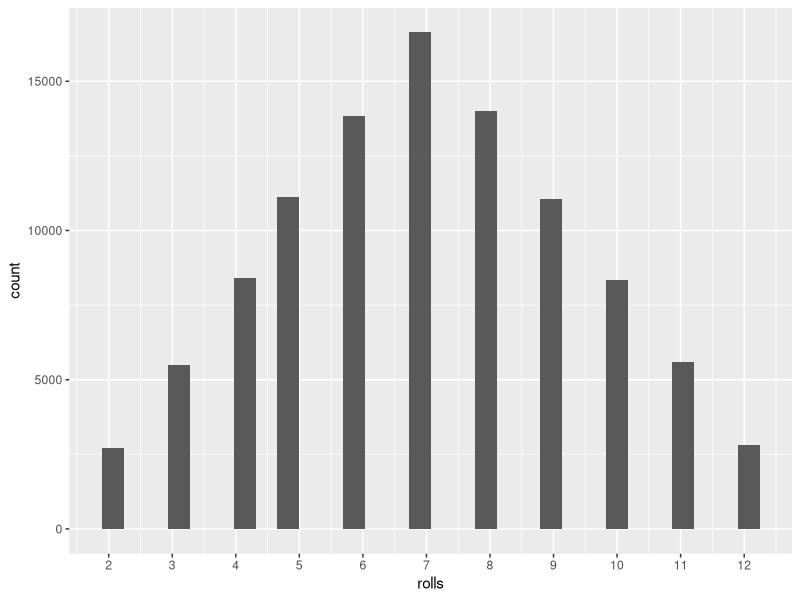

Write R code to recreate this figure.
## ---- chunk 1
knitr::opts_chunk$set(echo = TRUE)
library(purrr)
library(tidyverse)
library(ggplot2)
## ---- chunk 2
diceroll <- function(){sample(x = 1:6, size = 1)}

craps_diceroll <- function() {     
  sample(x = 1:6, size = 2, replace = TRUE) }
## ---- chunk 3
dicerolln <- function(n = 1){

map_int(1:n, ~ diceroll() + diceroll()) 
}
## ---- chunk 4
n_rolls <- tibble(rolls = dicerolln(n = 100000))

ggplot(n_rolls, aes(x = rolls)) + geom_histogram(bins = 30) + scale_x_continuous(breaks = c(2, 3, 4, 5, 6, 7, 8, 9, 10, 11, 12))
